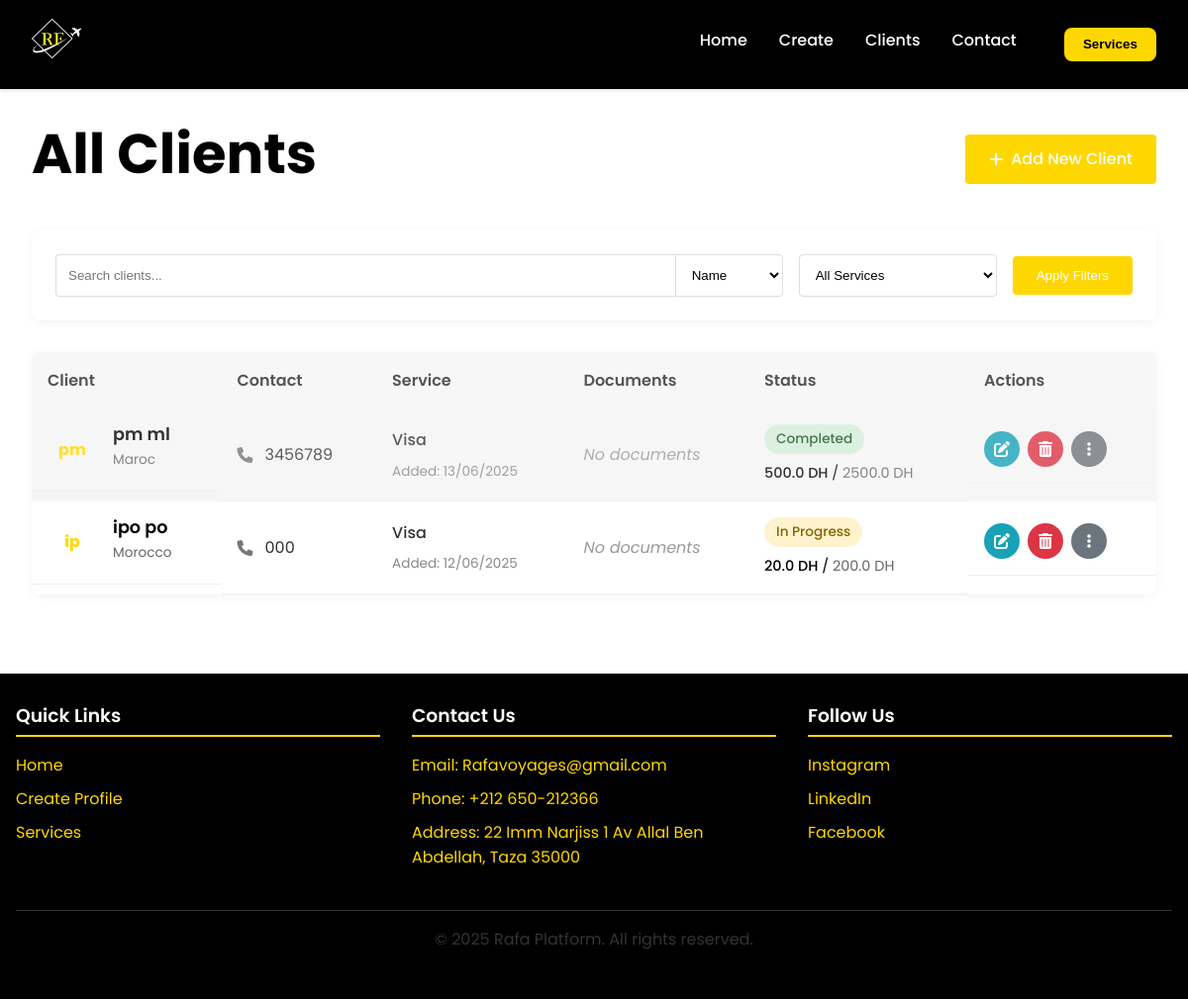
The app's page /clients, older data.
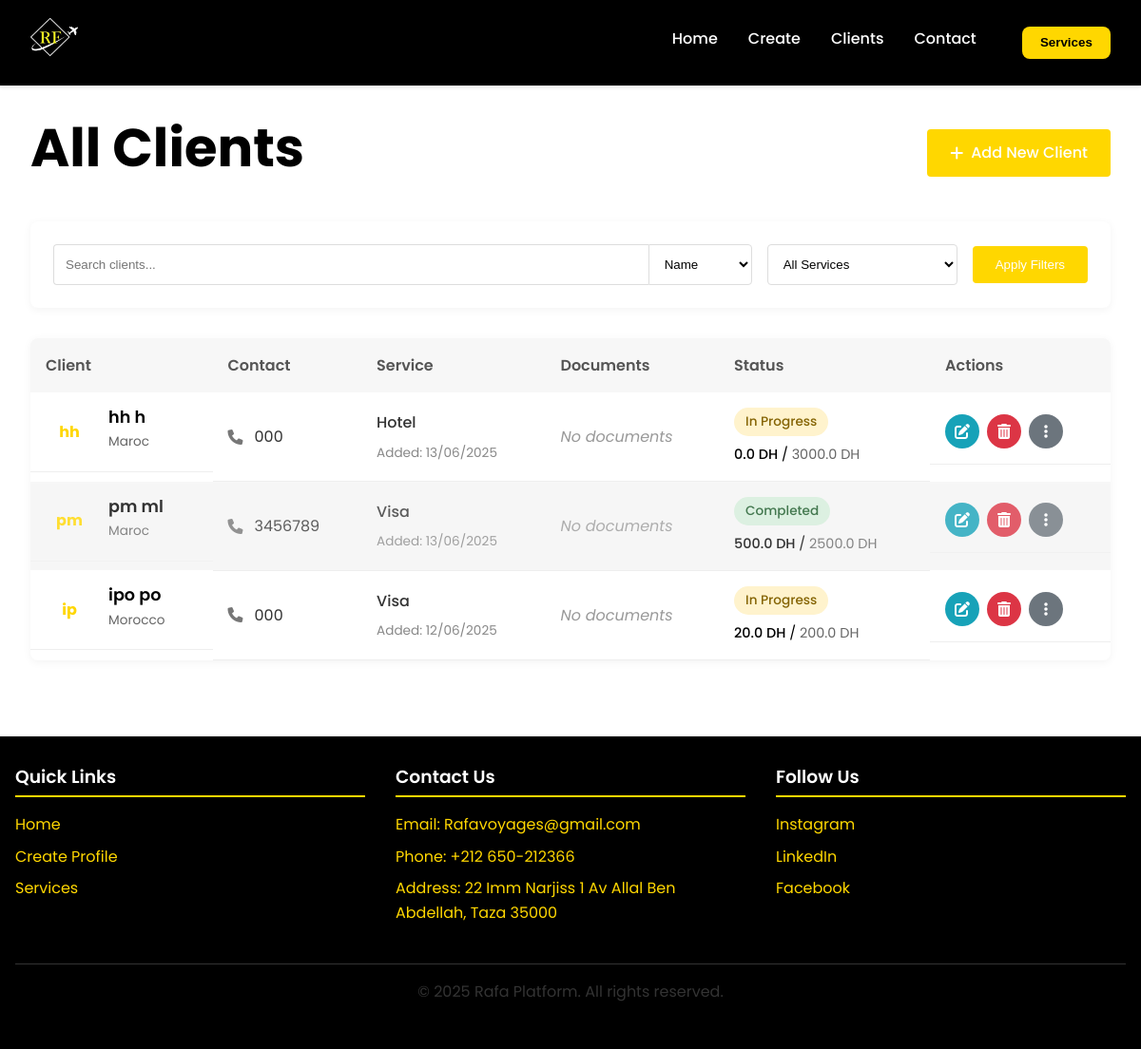
The same page, newer data.
### app.py (models this page shows)
class Profile(db.Model):
    id = db.Column(db.Integer, primary_key=True)
    first_name = db.Column(db.String(50), nullable=False)
    last_name = db.Column(db.String(50), nullable=False)
    phone = db.Column(db.String(20), nullable=False)
    email = db.Column(db.String(100))
    hotel_name = db.Column(db.String(100))
    check_in_date = db.Column(db.Date)
    check_out_date = db.Column(db.Date)
    hotel_notes = db.Column(db.Text)
    nationality = db.Column(db.String(50), nullable=False)
    passport = db.Column(db.String(50))
    cin = db.Column(db.String(50))
    service_type = db.Column(db.String(50), nullable=False)
    custom_service = db.Column(db.String(100))
    photo_path = db.Column(db.String(200))
    documents_path = db.Column(db.String(200))
    created_at = db.Column(db.DateTime, default=datetime.utcnow)
    is_group = db.Column(db.Boolean, default=False)
    amount_paid = db.Column(db.Float, default=0.0)
    total_amount = db.Column(db.Float, default=0.0)
    service_completed = db.Column(db.Boolean, default=False)
    hotel_bookings = db.relationship('HotelBooking', backref='profile', lazy=True)

### app.py (the view, shortened to what this page needs)
@app.route('/clients')
def clients():
    search_query = request.args.get('search', '').strip()
    search_by = request.args.get('search_by', 'name')
    service_filter = request.args.get('service_type', 'all')
    query = Profile.query
    if service_filter != 'all':
        query = query.filter_by(service_type=service_filter)
    clients = query.order_by(Profile.created_at.desc()).all()
    service_types = [
        ('visa', 'Visa'),
        ('hotel', 'Hotel'),
        ('billet', 'Billet'),
        ('hajj', 'Hajj'),
        ('omra', 'Omra'),
        ('other', 'Other')
    ]
    return render_template(
        'clients.html',
        clients=clients,
        search_query=search_query,
        search_by=search_by,
        service_filter=service_filter,
        service_types=service_types
    )

### templates/clients.html (shortened to what this page needs)
<!DOCTYPE html>
<html lang="en">
<head>
    <link rel="stylesheet" href="{{ url_for('static', filename='css/styles.css') }}">
    <link rel="stylesheet" href="{{ url_for('static', filename='css/clients.css') }}">
    <link rel="stylesheet" href="https://cdnjs.cloudflare.com/ajax/libs/font-awesome/6.0.0/css/all.min.css">
</head>
<body>
    <header class="navbar">
        <a href="{{ url_for('index') }}" class="logo-link">
            <img src="{{ url_for('static', filename='images/logo.jpeg') }}" alt="Rafa Logo" class="logo-img" width="150" height="50">
        </a>
        <nav class="navbar-links">
            <ul>
                <li><a href="{{ url_for('index') }}">Home</a></li>
                <li><a href="{{ url_for('create_profile') }}">Create</a></li>
                <li><a href="{{ url_for('clients') }}">Clients</a></li>
                <li><a href="#contact">Contact</a></li>
                <li><button class="sidebar-toggle" id="sidebarToggle">Services</button></li>
            </ul>
        </nav>
    </header>
    <main id="main-content">
        <section class="all-clients">
            <div class="section-header">
                <h1>All Clients</h1>
                <a href="{{ url_for('create_profile') }}" class="add-client-btn">
                    <i class="fas fa-plus"></i> Add New Client
                </a>
            </div>
            <div class="client-filters">
                <form method="GET" action="{{ url_for('clients') }}" class="filter-form">
                    <div class="form-row">
                        <div class="search-group">
                            <input type="text" name="search" placeholder="Search clients..." value="{{ search_query }}">
                            <select name="search_by" class="search-select">
                                <option value="name" {% if search_by == 'name' %}selected{% endif %}>Name</option>
                            </select>
                        </div>
                        <div class="service-filter">
                            <select name="service_type" class="service-select">
                                <option value="all" {% if service_filter == 'all' %}selected{% endif %}>All Services</option>
                            </select>
                        </div>
                        <button type="submit" class="filter-btn">Apply Filters</button>
                    </div>
                </form>
            </div>
            <div class="clients-table-container">
                <table class="clients-table">
                    <thead>
                        <tr>
                            <th>Client</th>
                            <th>Contact</th>
                            <th>Service</th>
                            <th>Documents</th>
                            <th>Status</th>
                            <th>Actions</th>
                        </tr>
                    </thead>
                    <tbody>
                        {% for client in clients %}
                        <tr class="client-row {% if client.service_completed %}completed{% endif %}">
                            <td class="client-info">
                                <div class="client-avatar">
                                    {% if client.photo_path %}
                                    <img src="{{ url_for('static', filename='uploads/' + client.photo_path) }}" alt="{{ client.first_name }} {{ client.last_name }}">
                                    {% else %}
                                    <div class="avatar-placeholder">
                                        {{ client.first_name[0] }}{{ client.last_name[0] }}
                                    </div>
                                    {% endif %}
                                </div>
                                <div class="client-details">
                                    <h4>{{ client.first_name }} {{ client.last_name }}</h4>
                                    <p class="nationality">{{ client.nationality }}</p>
                                </div>
                            </td>
                            <td class="contact-info">
                                <p><i class="fas fa-phone"></i> {{ client.phone }}</p>
                            </td>
                            <td class="service-info">
                                {% if client.service_type == 'other' and client.custom_service %}
                                <p class="service-type">{{ client.custom_service }}</p>
                                {% else %}
                                <p class="service-type">{{ client.service_type|capitalize }}</p>
                                {% endif %}
                                <p class="created-date">Added: {{ client.created_at.strftime('%d/%m/%Y') }}</p>
                            </td>
                            <td class="documents-info">
                                {% if client.documents_path %}
                                <a href="{{ url_for('static', filename='uploads/' + client.documents_path) }}" target="_blank" class="doc-link">
                                    <i class="fas fa-file-alt"></i> View Documents
                                </a>
                                {% else %}
                                <span class="no-docs">No documents</span>
                                {% endif %}
                            </td>
                            <td class="status-info">
                                <span class="status-badge {% if client.service_completed %}completed{% else %}pending{% endif %}">
                                    {% if client.service_completed %}Completed{% else %}In Progress{% endif %}
                                </span>
                                <div class="payment-status">
                                    <span class="amount-paid">{{ client.amount_paid }} DH</span> /
                                    <span class="total-amount">{{ client.total_amount }} DH</span>
                                </div>
                            </td>
                            <td class="actions">
                                <a href="{{ url_for('update_client', client_id=client.id) }}" class="action-btn edit-btn" title="Edit">
                                    <i class="fas fa-edit"></i>
                                </a>
                                <a href="{{ url_for('delete_client', client_id=client.id) }}" class="action-btn delete-btn" title="Delete" onclick="return confirm('Are you sure you want to delete this client?')">
                                    <i class="fas fa-trash-alt"></i>
                                </a>
                                <a href="{{ url_for('client_detail', client_id=client.id) }}" class="action-btn more-btn" title="More options">
                                    <i class="fas fa-ellipsis-v"></i>
                                </a>
                            </td>
                        </tr>
                        {% endfor %}
                    </tbody>
                </table>
            </div>
        </section>
    </main>
    <footer id="contact">
        <div class="footer-content">
            <div class="footer-section">
                <h3>Quick Links</h3>
                <ul>
                    <li><a href="{{ url_for('index') }}">Home</a></li>
                    <li><a href="{{ url_for('create_profile') }}">Create Profile</a></li>
                    <li><a href="#services">Services</a></li>
                </ul>
            </div>
            <div class="footer-section">
                <h3>Contact Us</h3>
                <ul>
                    <li>Email: Rafavoyages@gmail.com</li>
                    <li>Phone: +212 650-212366</li>
                    <li>Address: 22 Imm Narjiss 1 Av Allal Ben Abdellah, Taza 35000</li>
                </ul>
            </div>
            <div class="footer-section">
                <h3>Follow Us</h3>
                <ul>
                    <li><a href="https://www.instagram.com/agencerafavoyages">Instagram</a></li>
                    <li><a href="#">LinkedIn</a></li>
                    <li><a href="https://www.facebook.com/almassaAgencyTravel">Facebook</a></li>
                </ul>
            </div>
        </div>
        <div class="copyright">
            <p>&copy; 2025 Rafa Platform. All rights reserved.</p>
        </div>
    </footer>
</body>
</html>

### static/css/styles.css (style rules this page uses)
:root { --primary: #FFD700; --primary-dark: #D4AF37; --black: #000000; --white: #ffffff; --gray: #333333; --light-gray: #f5f5f5; --dark-bg: #1a1a1a; --shadow-sm: 0 2px 4px rgba(0, 0, 0, 0.1); --shadow-md: 0 4px 12px rgba(0, 0, 0, 0.15); --transition: all 0.3s ease; --transition-fast: all 0.15s ease; --border-radius: 8px; }
* { box-sizing: border-box; margin: 0; padding: 0; }
body { font-family: 'Poppins', sans-serif; line-height: 1.6; color: var(--black); background-color: var(--white); overflow-x: hidden; }
.navbar { display: flex; justify-content: space-between; align-items: center; padding: 1rem 2rem; background-color: var(--black); position: sticky; top: 0; z-index: 100; box-shadow: var(--shadow-sm); }
.logo-img { height: 50px; width: auto; transition: var(--transition); }
.navbar-links ul { display: flex; list-style: none; gap: 2rem; }
.navbar-links li a { padding: 0.5rem 0; position: relative; font-weight: 500; color: var(--white); text-decoration: none; }
.navbar-links li a::after { content: ''; position: absolute; bottom: 0; left: 0; width: 0; height: 2px; background-color: var(--primary); transition: var(--transition); }
h1, h2, h3, h4, h5, h6 { font-weight: 600; line-height: 1.2; margin-bottom: 0.75rem; color: var(--black); }
h1 { font-size: clamp(2.5rem, 5vw, 3.5rem); font-weight: 700; }
p { margin-bottom: 1rem; color: var(--gray); }
.sidebar-toggle { background-color: var(--primary); color: var(--black); padding: 0.6rem 1.2rem; border-radius: var(--border-radius); font-weight: 600; border: none; cursor: pointer; transition: var(--transition); }
footer { background-color: var(--black); color: var(--primary); padding: 2rem 1rem; text-align: center; margin-top: 3rem; }
.footer-content { max-width: 1200px; margin: 0 auto; display: grid; grid-template-columns: repeat(auto-fit, minmax(250px, 1fr)); gap: 2rem; text-align: left; }
.footer-section h3 { margin-bottom: 1rem; border-bottom: 2px solid var(--primary); padding-bottom: 0.5rem; color: var(--white); }
.footer-section ul { list-style: none; padding: 0; }
.footer-section ul li { margin-bottom: 0.5rem; }
.footer-section ul li a { color: var(--primary); text-decoration: none; }
.copyright { margin-top: 2rem; padding-top: 1rem; border-top: 1px solid var(--gray); color: var(--white); }
.sidebar-toggle { background-color: var(--primary); color: var(--black); padding: 0.6rem 1.2rem; border-radius: var(--border-radius); font-weight: 600; border: none; cursor: pointer; transition: var(--transition); margin-left: 1rem; }

Row changes from the older to the newer data that the page shows:
added Profile: first_name "h", last_name "h", first_name "hh", nationality "Maroc", phone "000", service_type "Hotel", created_at "13/06/2025", shows "No documents", service_completed "In Progress", amount_paid "0.0", total_amount "3000.0"
